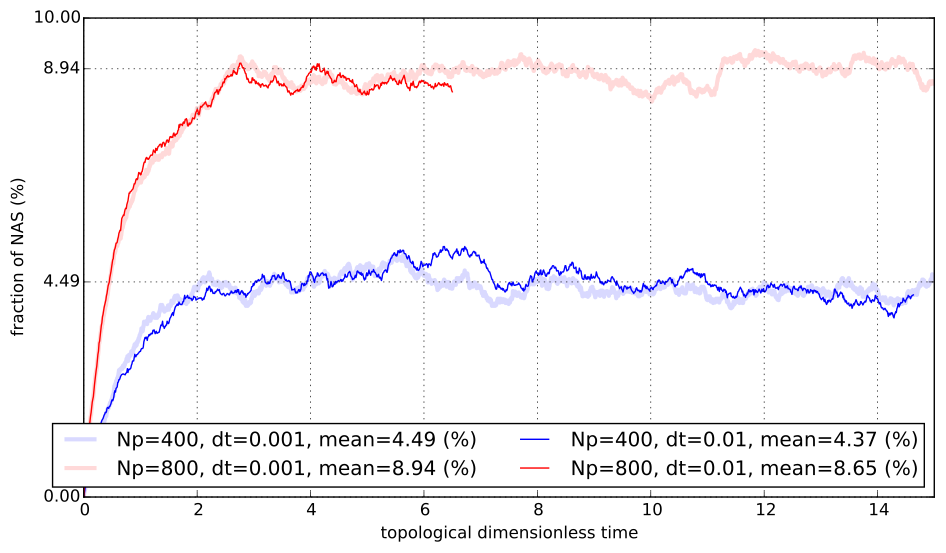

The script that drew this image:


# from numpy import *
# import matplotlib.pyplot as plt

# NAS_NP0400 = loadtxt('../NP0400_LD10P3_RT100_block100/NP0400_LD10P3_C100.ener')[:,4]/(400.*25.)
# t_NP0400 = arange(size(NAS_NP0400))/1000.
mean_fNAS_NP0400 = mean(NAS_NP0400[size(NAS_NP0400)/2:])
# NAS_NP0800 = loadtxt('../NP0800_LD10P3_RT100_block100/NP0800_LD10P3_C100.ener')[:,4]/(800.*25.)
# t_NP0800 = arange(size(NAS_NP0800))/1000.
mean_fNAS_NP0800 = mean(NAS_NP0800[size(NAS_NP0800)/2:])

NAS_NP0400_dt = loadtxt('../NP0400_LD10P3_RT100_NB10_dt0_01/NP0400_LD10P3_C100.ener')[:,4]/(400.*25.)
t_NP0400_dt = arange(size(NAS_NP0400_dt))/100.
mean_fNAS_NP0400_dt = mean(NAS_NP0400_dt[size(NAS_NP0400_dt)/2:])
NAS_NP0800_dt = loadtxt('../NP0800_LD10P3_RT100_NB10_dt0_01/NP0800_LD10P3_C100.ener')[:,4]/(800.*25.)
t_NP0800_dt = arange(size(NAS_NP0800_dt))/100.
mean_fNAS_NP0800_dt = mean(NAS_NP0800_dt[size(NAS_NP0800_dt)/2:])

plt.clf()
plt.ion()
plt.figure(figsize=(11,6))
plt.plot(t_NP0400, NAS_NP0400, 'b-', linewidth=3, alpha=0.15, label = r'Np=400, dt=0.001, mean=%3.2f (%%)'%(mean_fNAS_NP0400*100.))
plt.plot(t_NP0800, NAS_NP0800, 'r-', linewidth=3, alpha=0.15, label = r'Np=800, dt=0.001, mean=%3.2f (%%)'%(mean_fNAS_NP0800*100.))
plt.plot(t_NP0400_dt, NAS_NP0400_dt, 'b-', label = r'Np=400, dt=0.01, mean=%3.2f (%%)'%(mean_fNAS_NP0400_dt*100.))
plt.plot(t_NP0800_dt, NAS_NP0800_dt, 'r-', label = r'Np=800, dt=0.01, mean=%3.2f (%%)'%(mean_fNAS_NP0800_dt*100.))


from matplotlib.font_manager import FontProperties
fontP = FontProperties()
fontP.set_size('small')
plt.legend(loc = 'lower right', ncol=2)
mean_fNAS = [0, mean_fNAS_NP0400, mean_fNAS_NP0800, 0.1]
plt.yticks(mean_fNAS, ['%3.2f'% val for val in asarray(mean_fNAS)*100.])
plt.xlabel('topological dimensionless time')
plt.ylabel('fraction of NAS (%)')
plt.grid()
plt.axis([0, 15, 0, 0.1])
plt.show()


# Np = [400, 600, 700, 800]

# plt.clf()
# plt.ion()
# plt.figure(figsize=(6,8))
# plt.plot(Np, mean_fNAS, 'bo-')
# plt.grid()
# plt.xticks(Np)
# plt.yticks(mean_fNAS, ['%4.3f'%val for val in asarray(mean_fNAS)*100.])
# plt.xlabel('number of particles')
# plt.ylabel('fraction of NAS (%)')
# plt.show()
